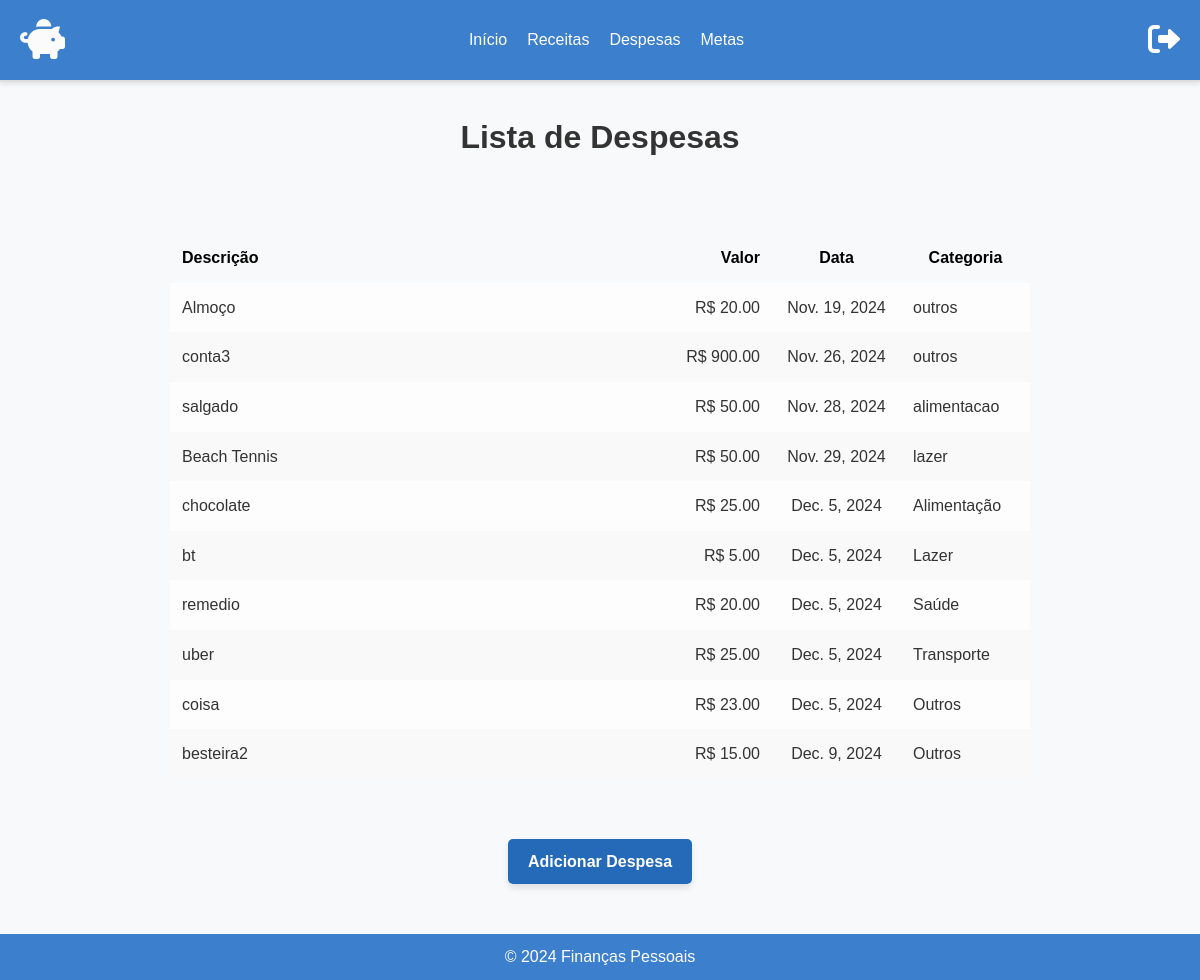
The page /listar_despesas/ (signed in) on the database its author committed.
### core/models.py (models this page shows, shortened)
class Despesa(models.Model):
    usuario = models.ForeignKey(User, on_delete=models.CASCADE)  # Associação com o usuário
    valor = models.DecimalField(max_digits=10, decimal_places=2)  # Valor da despesa
    data = models.DateField()  # Data da despesa
    categoria = models.CharField(max_length=20, choices=CATEGORIAS_CHOICES)  # Categoria da despesa
    descricao = models.CharField(max_length=200, blank=True)  # Descrição da despesa

### core/views.py (the view)
# urls.py: path('listar_despesas/', listar_despesas, name='listar_despesas'),
@login_required
def listar_despesas(request):
    despesas = Despesa.objects.filter(usuario=request.user)
    return render(request, 'core/listar_despesas.html', {'despesas': despesas})

### core/templates/core/listar_despesas.html (shortened to what this page needs)
<!DOCTYPE html>
<html lang="pt-br">
<head>
    <link href="https://cdnjs.cloudflare.com/ajax/libs/font-awesome/6.0.0-beta3/css/all.min.css" rel="stylesheet">
    {% load static %}
    <link rel="stylesheet" href="{% static 'core/styles.css' %}">
</head>
<body>
    <header class="header-container">
        <div class="header-content">
            <a href="/" class="header-logo">
                <i class="fas fa-piggy-bank"></i>
            </a>
            <nav class="header-nav">
                <ul class="nav-list">
                    <li><a href="/" class="nav-link">Início</a></li>
                    <li><a href="/listar_receitas" class="nav-link">Receitas</a></li>
                    <li><a href="/listar_despesas" class="nav-link">Despesas</a></li>
                    <li><a href="/listar_reservas" class="nav-link">Metas</a></li>
                </ul>
            </nav>
            <a>
                <form action="{% url 'logout' %}" method="post" class="header-logout">
                    <button type="submit" class="logout-button">
                        <i class="fas fa-sign-out-alt"></i>
                    </button>
                </form>
            </a>
        </div>
    </header>
    <main>
        <div class="titulo-pagina">
            <h1>Lista de Despesas</h1>
        </div>
        <div class="despesas-container">
            <table class="tabela-despesas">
                <thead class="cabecalho-despesas">
                    <tr>
                        <th class="col-descricao">Descrição</th>
                        <th class="col-valor">Valor</th>
                        <th class="col-data">Data</th>
                        <th class="col-categoria">Categoria</th>
                    </tr>
                </thead>
                <tbody class="corpo-despesas">
                    {% for despesa in despesas %}
                    <tr class="linha-despesa">
                        <td class="col-descricao">{{ despesa.descricao }}</td>
                        <td class="col-valor">R$ {{ despesa.valor|floatformat:2 }}</td>
                        <td class="col-data">{{ despesa.data }}</td>
                        <td class="col-categoria">{{ despesa.get_categoria_display }}</td>
                    </tr>
                    {% empty %}
                    <tr>
                        <td colspan="4" class="mensagem-sem-despesas">Nenhuma despesa registrada.</td>
                    </tr>
                    {% endfor %}
                </tbody>
            </table>
        </div>
        <div class="botao-lista">
            <a href="{% url 'cadastrar_despesa' %}" class="botao-acao">Adicionar Despesa</a>
        </div>
    </main>
    <footer>
        <p>&copy; 2024 Finanças Pessoais</p>
    </footer>
</body>
</html>

### core/static/core/styles.css (style rules this page uses)
body, h1, h2, h3, p, div, nav, footer, header, button { margin: 0; padding: 0; box-sizing: border-box; }
body { font-family: Arial, sans-serif; background-color: #f8f9fa; color: #333; line-height: 1.6; }
.header-container { background-color: #3B7FCD; padding: 10px 20px; border-bottom: 2px solid #ddd; position: sticky; top: 0; width: 100%; z-index: 1000; box-shadow: 0 2px 5px rgba(0, 0, 0, 0.1); }
.header-content { display: flex; justify-content: space-between; align-items: center; margin: 0 auto; width: 100%; }
.header-logo { font-size: 2.5rem; font-weight: bold; color: #fbfbfc; text-decoration: none; line-height: 1.5; }
.header-nav { display: flex; justify-content: center; width: 100%; }
.nav-list { display: flex; list-style: none; margin: 0; padding: 0; gap: 20px; }
.nav-link { color: #fffefe; text-decoration: none; font-size: 1rem; transition: color 0.3s, text-decoration 0.3s; }
.logout-button { background-color: #3B7FCD; color: #fffefe; border-radius: 3px; font-size: 0.9rem; cursor: pointer; border: none; font-size: 2rem; }
footer { background-color: #3B7FCD; color: #fff; text-align: center; position: sticky; bottom: 0; left: 0; width: 100%; padding: 10px 20px; margin-top: 50px; }
.titulo-pagina { padding: 30px; text-align: center; }
.botao-lista { display: flex; justify-content: center; margin: 20px; }
.botao-acao { text-decoration: none; background-color: #256ab9; color: #fff; padding: 10px 20px; border-radius: 5px; font-size: 16px; font-weight: bold; transition: background-color 0.3s ease; box-shadow: 0 4px 6px rgba(0, 0, 0, 0.1); }
.despesas-container { padding: 20px; margin: 0 auto; max-width: calc(100% - 300px); box-sizing: border-box; }
.tabela-despesas { width: 100%; border-collapse: collapse; margin: 20px 0; }
.cabecalho-despesas th { background-color: transparent; color: #000; text-align: left; font-weight: bold; padding: 12px; }
.cabecalho-despesas .col-valor { text-align: right; }
.cabecalho-despesas .col-data, .cabecalho-despesas .col-categoria { text-align: center; }
.col-descricao { width: 40%; }
.col-valor { width: 15%; }
.col-data { width: 15%; }
.col-categoria { width: 10%; }
.corpo-despesas td { padding: 12px; vertical-align: middle; word-wrap: break-word; }
.col-descricao { text-align: left; }
.col-valor { text-align: right; }
.col-data { text-align: center; }
.col-categoria { text-align: left; }
.corpo-despesas tr:nth-child(even) { background-color: #f9f9f9; }
.corpo-despesas tr:nth-child(odd) { background-color: #fdfdfd; }
.linha-despesa td { border: none; }
.col-categoria { width: 40%; }
.col-valor { width: 30%; }

### rows shown on the page
Despesa: descricao "Almoço", valor "20.00", data "Nov. 19, 2024", categoria "outros"
Despesa: descricao "conta3", valor "900.00", data "Nov. 26, 2024", categoria "outros"
Despesa: descricao "salgado", valor "50.00", data "Nov. 28, 2024", categoria "alimentacao"
Despesa: descricao "Beach Tennis", valor "50.00", data "Nov. 29, 2024", categoria "lazer"
Despesa: descricao "chocolate", valor "25.00", data "Dec. 5, 2024", categoria "Alimentação"
Despesa: descricao "bt", valor "5.00", data "Dec. 5, 2024", categoria "Lazer"
Despesa: descricao "remedio", valor "20.00", data "Dec. 5, 2024", categoria "Saúde"
Despesa: descricao "uber", valor "25.00", data "Dec. 5, 2024", categoria "Transporte"
Despesa: descricao "coisa", valor "23.00", data "Dec. 5, 2024", categoria "Outros"
Despesa: descricao "besteira2", valor "15.00", data "Dec. 9, 2024", categoria "Outros"
